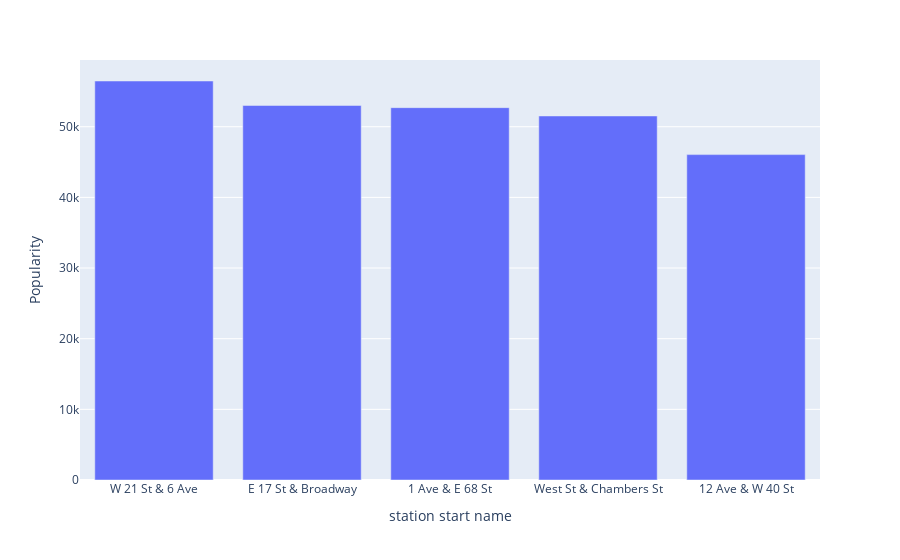

Notebook code for this chart:
### Code cell
# manhaatan psot start
px.bar(postzip.loc[(postzip.start_boro == 'Manhattan')][['start_name','Popularity']].value_counts().to_frame().reset_index().sort_values(by='Popularity', ascending=False).head(), x= 'start_name',y='Popularity', labels ={'start_name':'station start name'})

### Figure 1 — Plotly figure (JSON) as saved in the notebook; plotly's stock layout.template omitted (floating-point values rounded to 4 significant figures)
{"data": [{"alignmentgroup": "True", "hovertemplate": "station start name=%{x}<br>Popularity=%{y}<extra></extra>", "legendgroup": "", "marker": {"color": "#636efa", "pattern": {"shape": ""}}, "name": "", "offsetgroup": "", "orientation": "v", "showlegend": false, "textposition": "auto", "type": "bar", "x": ["W 21 St & 6 Ave", "E 17 St & Broadway", "1 Ave & E 68 St", "West St & Chambers St", "12 Ave & W 40 St"], "xaxis": "x", "y": [56473, 53010, 52701, 51523, 46053], "yaxis": "y"}], "layout": {"barmode": "relative", "legend": {"tracegroupgap": 0}, "margin": {"t": 60}, "xaxis": {"anchor": "y", "domain": [0, 1], "title": {"text": "station start name"}}, "yaxis": {"anchor": "x", "domain": [0, 1], "title": {"text": "Popularity"}}}}
